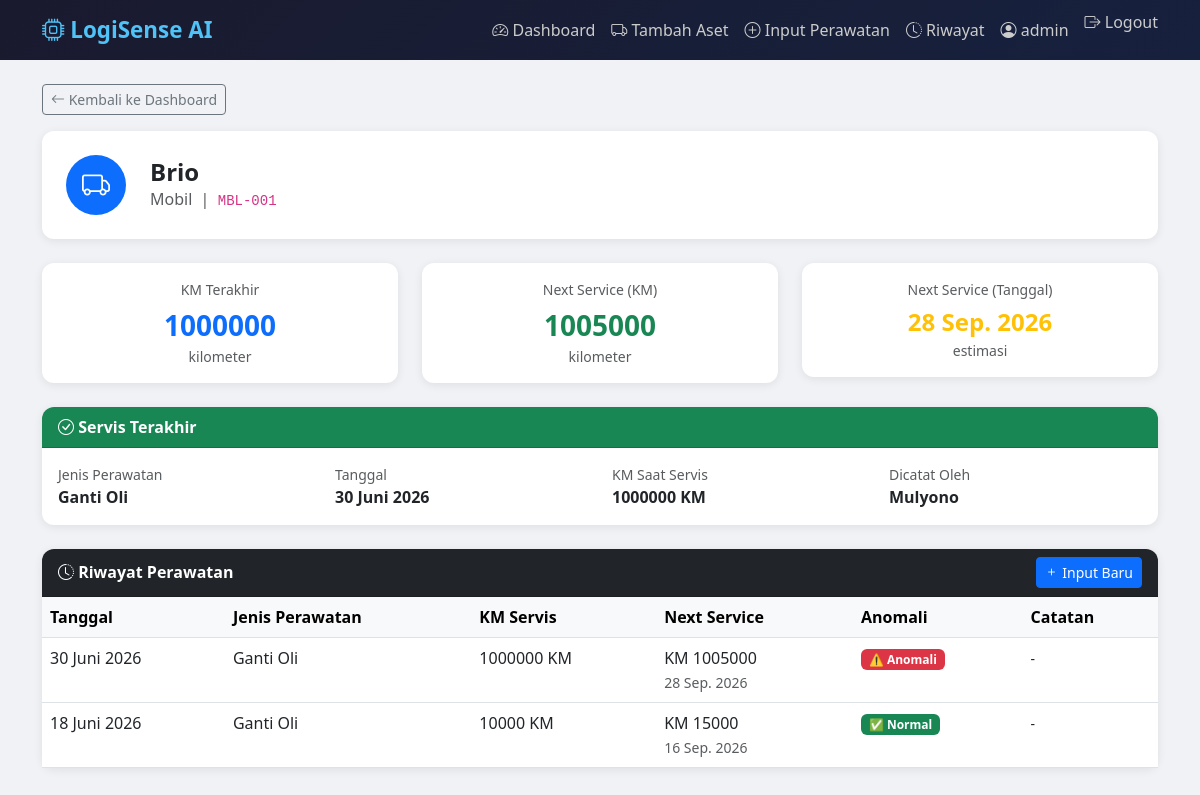
The app's page /aset/MBL-001/ (signed in), older data.
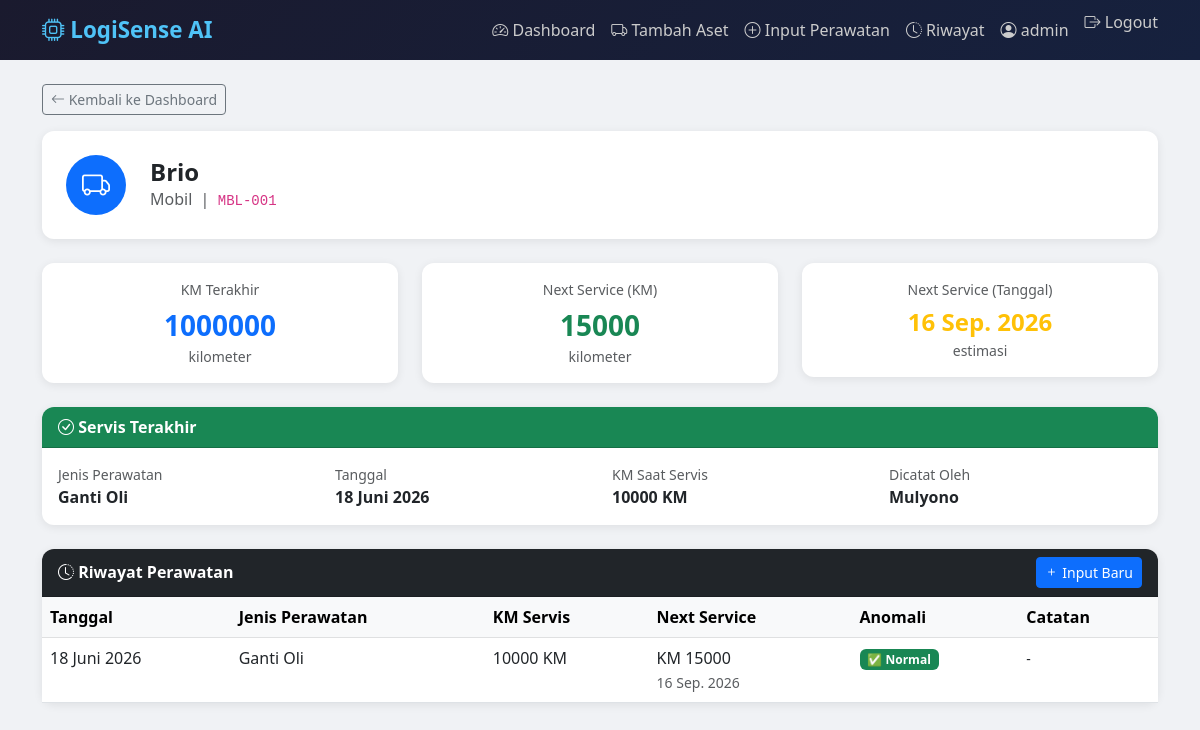
The same page, newer data.
### maintenance/models.py (models this page shows, shortened)
class Perawatan(models.Model):
    JENIS_CHOICES = [
        ('ganti_oli', 'Ganti Oli'),
        ('servis_rutin', 'Servis Rutin'),
        ('ganti_ban', 'Ganti Ban'),
        ('servis_besar', 'Servis Besar'),
        ('lainnya', 'Lainnya'),
    ]
    aset = models.ForeignKey(Aset, on_delete=models.CASCADE)
    jenis_perawatan = models.CharField(max_length=50, choices=JENIS_CHOICES)
    tanggal = models.DateField()
    km_saat_servis = models.IntegerField()
    catatan = models.TextField(blank=True)
    dicatat_oleh = models.CharField(max_length=100)
    next_service_km = models.IntegerField(null=True, blank=True)
    next_service_tanggal = models.DateField(null=True, blank=True)
    is_anomali = models.BooleanField(default=False)
    pesan_anomali = models.TextField(blank=True)
    created_at = models.DateTimeField(auto_now_add=True)
    class Meta:
        ordering = ['-tanggal']

### maintenance/views.py (the view)
# urls.py: path('aset/<str:kode_aset>/', views.detail_aset, name='detail_aset'),
@login_required
def detail_aset(request, kode_aset):
    aset = get_object_or_404(Aset, kode_aset=kode_aset, user=request.user)
    perawatan_list = Perawatan.objects.filter(aset=aset)
    perawatan_terakhir = perawatan_list.first()
    status, pesan_status = cek_status_kendaraan(perawatan_terakhir)
    context = {
        'aset': aset,
        'perawatan_list': perawatan_list,
        'perawatan_terakhir': perawatan_terakhir,
        'status': status,
        'pesan_status': pesan_status,
    }
    return render(request, 'maintenance/detail_aset.html', context)

### maintenance/logic.py (called while the page is built)
def cek_status_kendaraan(perawatan_terakhir):
    if not perawatan_terakhir:
        return 'unknown', 'Belum ada data perawatan'
    hari_tersisa = (perawatan_terakhir.next_service_tanggal - date.today()).days
    if hari_tersisa < 0:
        return 'overdue', f'Terlambat {abs(hari_tersisa)} hari!'
    elif hari_tersisa <= 14:
        return 'warning', f'Servis dalam {hari_tersisa} hari lagi'
    else:
        return 'ok', f'Servis berikutnya {hari_tersisa} hari lagi'

### maintenance/templates/maintenance/detail_aset.html (shortened to what the changed rows need)
{% extends 'maintenance/base.html' %}
{% block content %}
<div class="row mb-4">
    <div class="col-md-4">
        <div class="card p-3 text-center">
            <div class="text-muted small mb-1">Next Service (KM)</div>
            <div class="fs-3 fw-bold text-success">
                {% if perawatan_terakhir %}
                    {{ perawatan_terakhir.next_service_km|floatformat:0 }}
                {% else %}
                    -
                {% endif %}
            </div>
            <div class="text-muted small">kilometer</div>
        </div>
    </div>
    <div class="col-md-4">
        <div class="card p-3 text-center">
            <div class="text-muted small mb-1">Next Service (Tanggal)</div>
            <div class="fs-4 fw-bold text-warning">
                {% if perawatan_terakhir %}
                    {{ perawatan_terakhir.next_service_tanggal }}
                {% else %}
                    -
                {% endif %}
            </div>
            <div class="text-muted small">estimasi</div>
        </div>
    </div>
</div>
{% if perawatan_terakhir %}
<div class="card mb-4">
    <div class="card-header bg-success text-white">
        <i class="bi bi-check-circle"></i> Servis Terakhir
    </div>
    <div class="card-body">
        <div class="row">
            <div class="col-md-3">
                <div class="text-muted small">Jenis Perawatan</div>
                <div class="fw-semibold">{{ perawatan_terakhir.get_jenis_perawatan_display }}</div>
            </div>
            <div class="col-md-3">
                <div class="text-muted small">Tanggal</div>
                <div class="fw-semibold">{{ perawatan_terakhir.tanggal }}</div>
            </div>
            <div class="col-md-3">
                <div class="text-muted small">KM Saat Servis</div>
                <div class="fw-semibold">{{ perawatan_terakhir.km_saat_servis }} KM</div>
            </div>
            <div class="col-md-3">
                <div class="text-muted small">Dicatat Oleh</div>
                <div class="fw-semibold">{{ perawatan_terakhir.dicatat_oleh }}</div>
            </div>
        </div>
    </div>
</div>
{% endif %}
<div class="card">
    <div class="card-body p-0">
        <table class="table table-hover mb-0">
            <thead class="table-light">
                <tr>
                    <th>Tanggal</th>
                    <th>Jenis Perawatan</th>
                    <th>KM Servis</th>
                    <th>Next Service</th>
                    <th>Anomali</th>
                    <th>Catatan</th>
                </tr>
            </thead>
            <tbody>
                {% for p in perawatan_list %}
                <tr>
                    <td>{{ p.tanggal }}</td>
                    <td>{{ p.get_jenis_perawatan_display }}</td>
                    <td>{{ p.km_saat_servis }} KM</td>
                    <td>
                        KM {{ p.next_service_km }}<br>
                        <small class="text-muted">{{ p.next_service_tanggal }}</small>
                    </td>
                    <td>
                        {% if p.is_anomali %}
                            <span class="badge bg-danger"
                                  data-bs-toggle="tooltip"
                                  title="{{ p.pesan_anomali }}">
                                ⚠️ Anomali
                            </span>
                        {% else %}
                            <span class="badge bg-success">✅ Normal</span>
                        {% endif %}
                    </td>
                    <td>
                        <small>{{ p.catatan|default:"-" }}</small>
                    </td>
                </tr>
                {% empty %}
                <tr>
                    <td colspan="6" class="text-center text-muted py-4">
                        Belum ada riwayat perawatan untuk kendaraan ini.
                    </td>
                </tr>
                {% endfor %}
            </tbody>
        </table>
    </div>
</div>
{% endblock %}

Row changes from the older to the newer data that the page shows:
removed Perawatan: next_service_km "1005000", next_service_tanggal "28 Sep. 2026", jenis_perawatan "Ganti Oli", tanggal "30 Juni 2026", km_saat_servis "1000000", dicatat_oleh "Mulyono", catatan "-"
Text that changed along with them:
{{ perawatan_terakhir.next_service_km|floatformat:0 }}: "1005000" → "15000"
{{ perawatan_terakhir.next_service_tanggal }}: "28 Sep. 2026" → "16 Sep. 2026"
{{ perawatan_terakhir.tanggal }}: "30 Juni 2026" → "18 Juni 2026"
{{ perawatan_terakhir.km_saat_servis }}: "1000000" → "10000"
